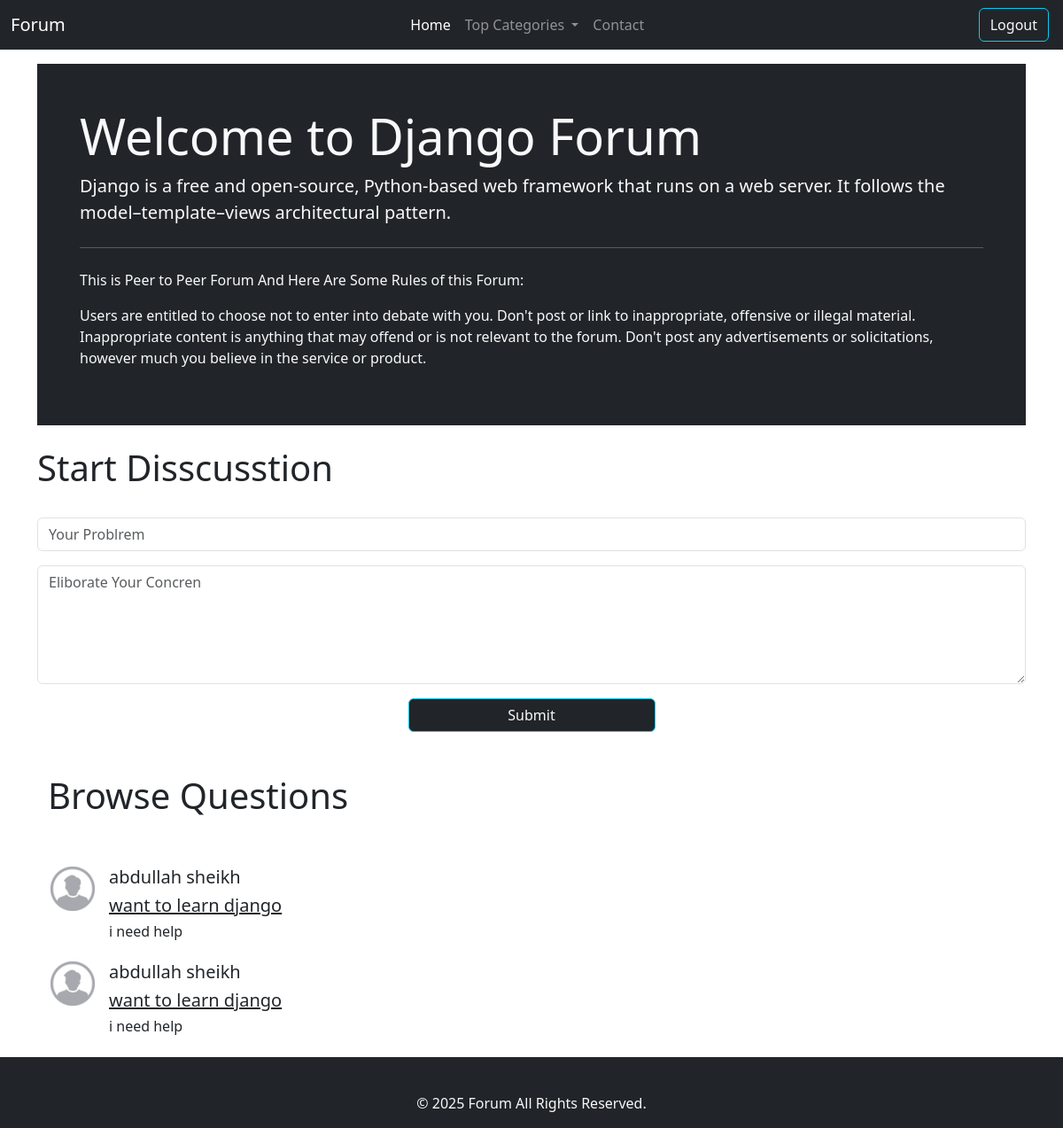
The app's page /threadlist.php?catid=3 (signed in) with its own data.
### tables this page shows
CREATE TABLE `categories` (
  `category_id` int(20) NOT NULL,
  `category_name` varchar(255) NOT NULL,
  `category_description` varchar(255) NOT NULL,
  `created_date` date NOT NULL DEFAULT current_timestamp()
);

CREATE TABLE `thread` (
  `thread_id` int(11) NOT NULL,
  `thread_titile` varchar(255) NOT NULL,
  `thread_description` text NOT NULL,
  `thread_cat_id` int(11) NOT NULL,
  `thread_user_id` int(11) NOT NULL
);

CREATE TABLE `forum_users` (
  `user_id` int(11) NOT NULL,
  `username` varchar(255) NOT NULL,
  `user_email` varchar(255) NOT NULL,
  `user_password` varchar(255) NOT NULL,
  `joining_date` date NOT NULL DEFAULT current_timestamp()
);

### threadlist.php (the view, shortened to what this page needs)
<!DOCTYPE html>
<html lang="en">
<head>
    <link rel="stylesheet" href="https://cdn.jsdelivr.net/npm/bootstrap@4.0.0/dist/css/bootstrap.min.css"
>
    <link href="https://cdn.jsdelivr.net/npm/bootstrap@5.3.3/dist/css/bootstrap.min.css" rel="stylesheet"
>
</head>
<body>
    <?php
include "loginsystem/db_connect.php";
include "components/header.php";
?>
    <?php
$id = $_GET['catid'];
$sql = "SELECT * FROM `categories` WHERE `category_id` = $id";
$result = $con->query($sql);
while($rows = mysqli_fetch_assoc($result)){
$catname = $rows['category_name'];
$catdesc = $rows['category_description'];
}
?>
    <div class="container my-3" id="container">
        <div class="bg-dark text-light p-5 rounded-lg ">
            <h1 class="display-4">Welcome to <?php echo $catname ?> Forum</h1>
            <p class="lead"> <?php echo $catdesc ?> </p>
            <hr class="my-4">
            <p>This is Peer to Peer Forum And Here Are Some Rules of this Forum:</p>
            <p>Users are entitled to choose not to enter into debate with you. Don't post or link to inappropriate,
                offensive or illegal material. Inappropriate content is anything that may offend or is not relevant to
                the forum. Don't post any advertisements or solicitations, however much you believe in the service or
                product.</p>
        </div>
        <?php
if(isset($_SESSION['loggedin']) && $_SESSION['loggedin'] == true){
echo '
<div class="row my-4">
  <h1>Start Disscusstion</h1>
</div>
  <div div class="row text-center">
  <div class="col-md-12">
 <form method = "post" action="'.$_SERVER["REQUEST_URI"].'">
  <div class="mb-3">
    <input type="text" class="form-control" id="title" name="title" aria-describedby="title" placeholder="Your Problrem" name="title">
  </div>
  <div class="mb-3">
  <textarea class="form-control" id="description" name="description" rows="5" placeholder="Eliborate Your Concren"></textarea>
</div>
  <button type="submit" class="btn btn-outline-info btn-dark text-light w-25">Submit</button>
</form>
  </div>
  </div>';
  }
  ?>
        <div class="container my-5">
            <div class="row">
                <h1>Browse Questions</h1>
            </div>
        </div>
        <?php
$id = $_GET['catid'];
$sql = "SELECT * FROM thread WHERE thread_cat_id = $id";
$result = $con->query($sql);
while($rows = mysqli_fetch_assoc($result)){
$thread_id = $rows['thread_id'];
$thread_title = $rows['thread_titile'];
$thread_description = $rows['thread_description'];
$thread_user_id = $rows['thread_user_id'];
$sql2 = "SELECT username FROM forum_users WHERE user_id = $thread_user_id";
$result2 = $con->query($sql2);
$rows = mysqli_fetch_assoc($result2);
echo'
<div class="col-md-12">
  <div class="media my-3">
  <img class="align-self-start mr-3" src="images/user.png" width="50px" alt="Generic placeholder image">
  <div class="media-body">
    <h5 class="mt-0">'.$rows['username'].'</h5>
    <h5 class="mb-2"> <a class="text-dark" href= thread.php?threadid='.$thread_id.'>'.$thread_title.'</a> </h5>
    <h6>'.$thread_description.'</h6>
  </div>
</div>
  </div>
';
}
?>
    </div>
    <?php include "components/footer.php";?>
</body>
</html>

### threadlist.php (style rules this page uses)
#container { min-height: 95vh; }

### records on screen
categories: category_name "Django", category_description "Django is a free and open-source, Python-based web framework that runs on a web server. It follows the model–template–views architectural pattern."
thread: forum_users.username "abdullah sheikh", thread_titile "want to learn django", thread_description "i need help"
thread: forum_users.username "abdullah sheikh", thread_titile "want to learn django", thread_description "i need help"
